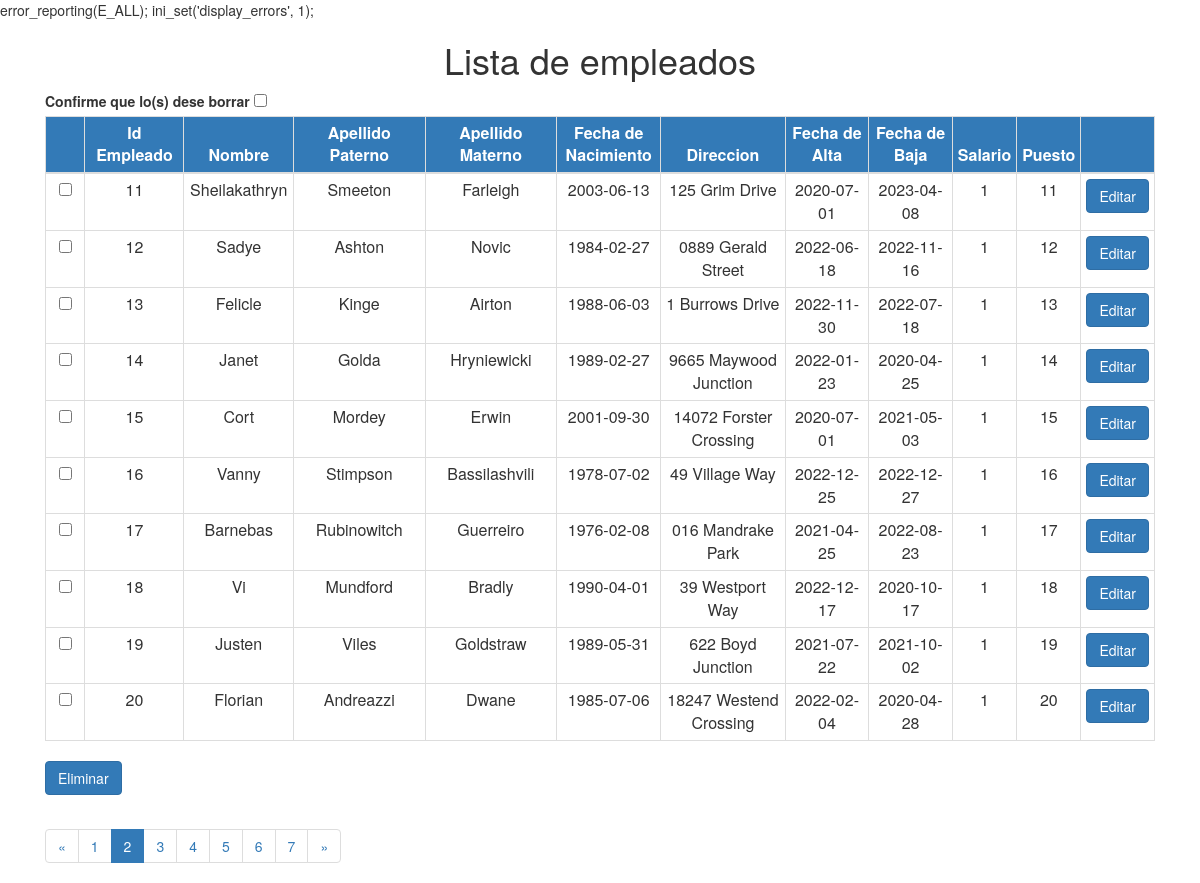
/?limit=10&page=2, run on the app's committed database.
### tables this page shows
CREATE TABLE `empleado` (
    `id` int(11) NOT NULL,
    `nombre` varchar(100) NOT NULL,
    `ap_paterno` varchar(50) NOT NULL,
    `ap_materno` varchar(50) NOT NULL,
    `fecha_nacimiento` date NOT NULL,
    `direccion` varchar(100) NOT NULL,
    `fecha_alta` date NOT NULL,
    `fecha_baja` date DEFAULT NULL,
    `salario` float NOT NULL,
    `puesto` int(11) NOT NULL
);

### index.php (the view, shortened to what this page needs)
<?php
require_once 'model/Paginar.php';
$conexion = new mysqli('localhost','root','','edbm');
$conexion->query("SET NAMES 'utf8'");
$pagina = (isset($_GET['page'])) ? $_GET['page'] : 1;
$enlaces = (isset($_GET['enlaces'])) ? $_GET['enlaces'] : 5;
$consulta = "SELECT * FROM empleado ";
$paginar = new Paginar($conexion, $consulta);
$resultados = $paginar->getDatos($pagina);
?>
<!DOCTYPE html>
<html>
<head>
<link rel="stylesheet" href="https://maxcdn.bootstrapcdn.com/bootstrap/3.3.6/css/bootstrap.min.css"
>
</head>
<body>
<div class="container">
        <div class="col-md-12 ">
            <h1 style="text-align:center">Lista de empleados</h1>
            <form method="post">
                <table class="table table-hover table-condensed table-bordered ">
                    <thead>
                        <tr style="background:#337ab7; color:white;">
                            <th width="5%"></th>
                            <th class="text-center" width="10%">Id Empleado</th>
                            <th class="text-center" width="10%">Nombre</th>
                            <th class="text-center" width="15%">Apellido Paterno</th>
                            <th class="text-center" width="15%">Apellido Materno</th>
                            <th class="text-center" width="10%" >Fecha de Nacimiento</th>
                            <th class="text-center" width="15%">Direccion</th>
                            <th class="text-center" width="10%">Fecha de Alta</th>
                            <th class="text-center" width="10%">Fecha de Baja</th>
                            <th width="10%">Salario</th>
                            <th width="10%">Puesto</th>
                            <th class="text-center" width="10%"></th>
                        </tr>
                    </thead>
                    <label for="confirm_delete">
                        Confirme que lo(s) dese borrar
                        <input type="checkbox" name="confirm_delete" id="confirm_delete">
                    </label>
                    <tbody>
                        <?php for ($i = 0; $i < count($resultados->datos); $i++): ?>
                            <tr>
                                <td class="text-center"><input type="checkbox" name="selection[]" value="<?php echo $resultados->datos[$i]['id'];?>"></td>
                                <td class="text-center"><?php echo $resultados->datos[$i]['id']; ?></td>
                                <td class="text-center"><?php echo $resultados->datos[$i]['nombre']; ?></td>
                                <td class="text-center"><?php echo $resultados->datos[$i]['ap_paterno']; ?></td>
                                <td class="text-center"><?php echo $resultados->datos[$i]['ap_materno']; ?></td>
                                <td class="text-center"><?php echo $resultados->datos[$i]['fecha_nacimiento']; ?></td>
                                <td class="text-center"><?php echo $resultados->datos[$i]['direccion']; ?></td>
                                <td class="text-center"><?php echo $resultados->datos[$i]['fecha_alta']; ?></td>
                                <td class="text-center"><?php echo $resultados->datos[$i]['fecha_baja']; ?></td>
                                <td class="text-center"><?php echo $resultados->datos[$i]['salario']; ?></td>
                                <td class="text-center"><?php echo $resultados->datos[$i]['puesto']; ?></td>
                                <td><a href="model/EditarEmpleado.php?id=<?php echo $resultados->datos[$i]['id']; ?>" class="btn btn-primary">Editar</a></td>
                            </tr>
                        <?php endfor; ?>
                    </tbody>
                </table>
                <input type="submit" name="delete" value="Eliminar" class="btn btn-primary">
            </form>
            <ul class="pagination">
                <?php echo $paginar->crearLinks($enlaces); ?>
            </ul>
        </div>
    </div>
</body>
</html>

### data on the page
empleado: id "11", nombre "Sheilakathryn", ap_paterno "Smeeton", ap_materno "Farleigh", fecha_nacimiento "2003-06-13", direccion "125 Grim Drive", fecha_alta "2020-07-01", fecha_baja "2023-04-08", salario "1", puesto "11"
empleado: id "12", nombre "Sadye", ap_paterno "Ashton", ap_materno "Novic", fecha_nacimiento "1984-02-27", direccion "0889 Gerald Street", fecha_alta "2022-06-18", fecha_baja "2022-11-16", salario "1", puesto "12"
empleado: id "13", nombre "Felicle", ap_paterno "Kinge", ap_materno "Airton", fecha_nacimiento "1988-06-03", direccion "1 Burrows Drive", fecha_alta "2022-11-30", fecha_baja "2022-07-18", salario "1", puesto "13"
empleado: id "14", nombre "Janet", ap_paterno "Golda", ap_materno "Hryniewicki", fecha_nacimiento "1989-02-27", direccion "9665 Maywood Junction", fecha_alta "2022-01-23", fecha_baja "2020-04-25", salario "1", puesto "14"
empleado: id "15", nombre "Cort", ap_paterno "Mordey", ap_materno "Erwin", fecha_nacimiento "2001-09-30", direccion "14072 Forster Crossing", fecha_alta "2020-07-01", fecha_baja "2021-05-03", salario "1", puesto "15"
empleado: id "16", nombre "Vanny", ap_paterno "Stimpson", ap_materno "Bassilashvili", fecha_nacimiento "1978-07-02", direccion "49 Village Way", fecha_alta "2022-12-25", fecha_baja "2022-12-27", salario "1", puesto "16"
empleado: id "17", nombre "Barnebas", ap_paterno "Rubinowitch", ap_materno "Guerreiro", fecha_nacimiento "1976-02-08", direccion "016 Mandrake Park", fecha_alta "2021-04-25", fecha_baja "2022-08-23", salario "1", puesto "17"
empleado: id "18", nombre "Vi", ap_paterno "Mundford", ap_materno "Bradly", fecha_nacimiento "1990-04-01", direccion "39 Westport Way", fecha_alta "2022-12-17", fecha_baja "2020-10-17", salario "1", puesto "18"
empleado: id "19", nombre "Justen", ap_paterno "Viles", ap_materno "Goldstraw", fecha_nacimiento "1989-05-31", direccion "622 Boyd Junction", fecha_alta "2021-07-22", fecha_baja "2021-10-02", salario "1", puesto "19"
empleado: id "20", nombre "Florian", ap_paterno "Andreazzi", ap_materno "Dwane", fecha_nacimiento "1985-07-06", direccion "18247 Westend Crossing", fecha_alta "2022-02-04", fecha_baja "2020-04-28", salario "1", puesto "20"
